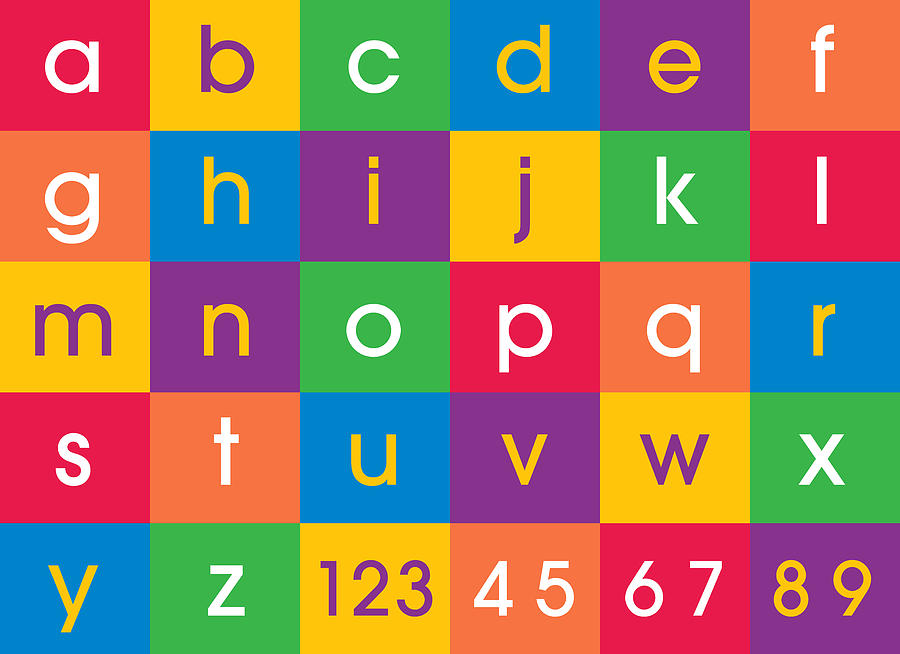
#> input picture c_02/letters2.jpg, 900 x 654 px, found by its file name
$ python '03 photo morphological operations.py'
#> lines starting #> are read from the running program, lines starting #| are printed output that depends on the picture; after the words box and inside, x2 and y2 are one past the last pixel; in counts of white or black regions, pixels touching at a corner belong together
#################################################################
# more info:
# https://www.geeksforgeeks.org/python-opencv-morphological-operations/
#################################################################
# %%
# import libraries
import cv2
import sys
import numpy as np

# %%
# imshow function
def imshow(title, image):
    cv2.imshow(title,image)
    k = cv2.waitKey(0)#0 infinity waiting time
    if k == ord("s"):
        cv2.imwrite(f"00_{title}_saved.jpg", image)
    cv2.destroyAllWindows()
    return

# %%
# Upload image using cv2.imread in GRAYSCALE
# we need grayscale for binarize the image
img = cv2.imread("letters2.jpg", cv2.IMREAD_GRAYSCALE)
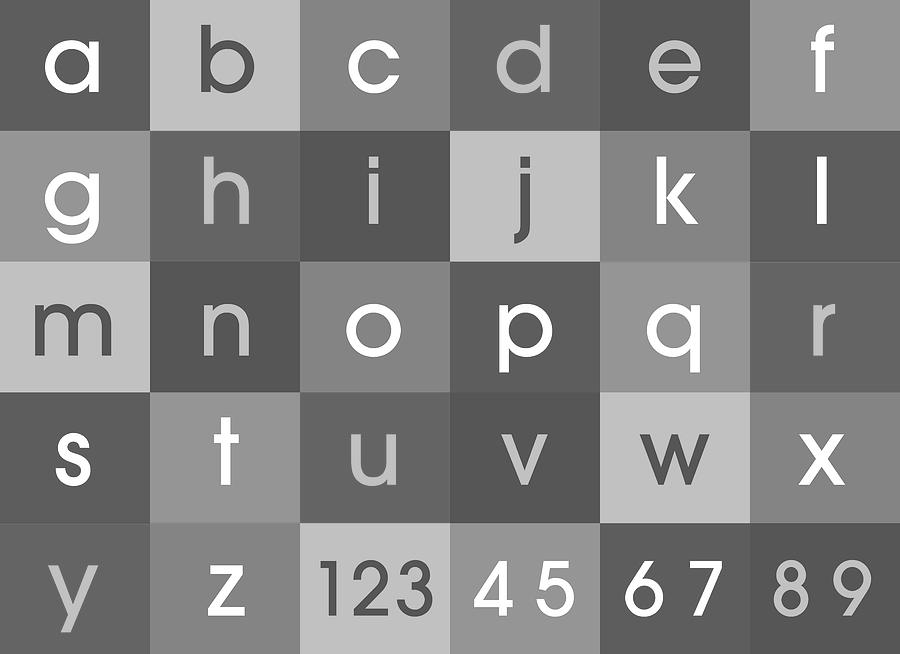
#> img: shape (654, 900); min 28, max 255, mean 130
if img is None:
    sys.exit("Could not read the image.")
imshow("Original_img", img)
#> (key Esc is pressed here)

# %%
# binarize the image and invert the image
# cv2.threshold () a function used for thresholding grayscale images,
# separating regions of interest based on pixel intensity values.
# Pixels with intensity values above threshold are set to a maximum value (usually 255),
# rest are set to a minimum value (usually 0).
# Binary thresholding are set to a maximum value (usually 255), and a minimum value (usually 0).
# Otsu's thresholding is an automatic thresholding technique maximizing the inter-class variance
# more : https://docs.opencv.org/4.x/d7/d4d/tutorial_py_thresholding.html
binr =  cv2.threshold(img, 1, 255, cv2.THRESH_OTSU)[1]
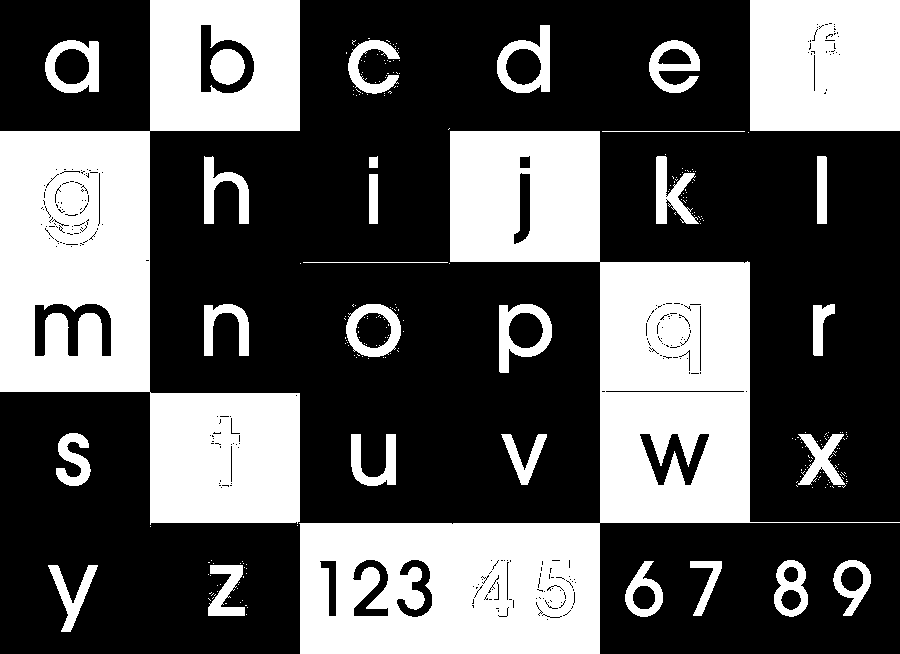
#> binr: shape (654, 900); 36% white; 258 white regions (229 under 20 px), largest, box (x1, y1, x2, y2) and area: (299, 131, 900, 654) 92870, (0, 0, 300, 525) 73320, (750, 0, 900, 131) 19509
binr2 =  cv2.threshold(img, 120, 255, cv2.THRESH_BINARY)[1]
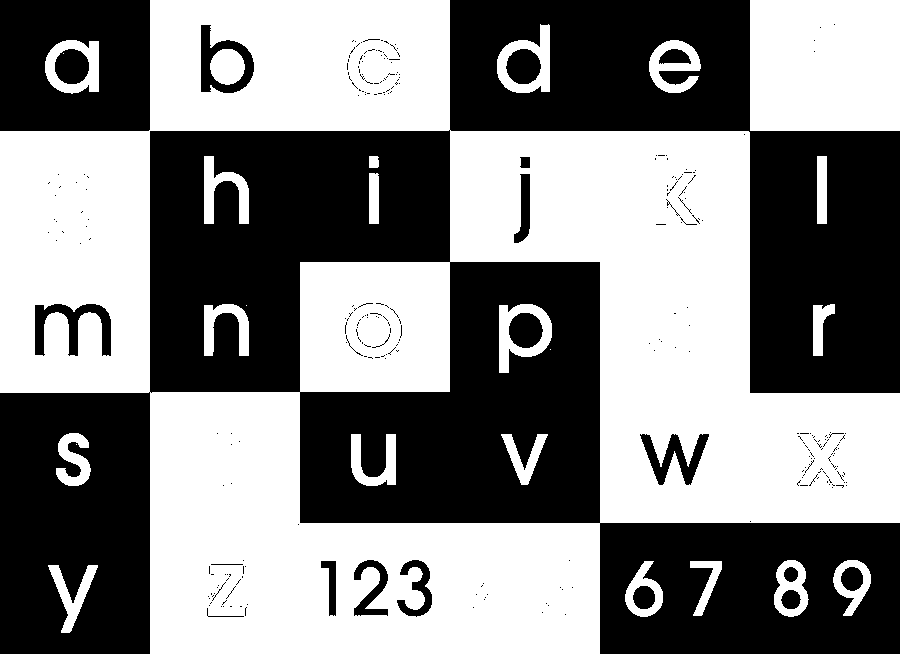
#> binr2: shape (654, 900); 51.7% white; 305 black regions (281 under 20 px), largest, box (x1, y1, x2, y2) and area: (0, 0, 900, 654) 253909, (0, 0, 150, 131) 17160, (35, 304, 111, 356) 1740
# binr = cv2.threshold(img, 1, 255, cv2.THRESH_OTSU)[1]
# Consider an image with only two distinct image values (bimodal image),
# where the histogram would only consist of two peaks.
# A good threshold would be in the middle of those two values.
# Similarly, Otsu's method determines an optimal global threshold value from the image histogram.
imshow("binr", binr)
#> (key Enter is pressed here)
imshow("binr2", binr2)

# %%
# # bitwise inversion of an image
invert = cv2.bitwise_not(binr)
imshow("invert", invert)

# note: white areas have value 255 (1), and black areas have 0 (0),
# thus the erosion operation erodes the white 255 (1) areas (makes them smaller).
# Dilatation works in opposite direction.
# %%
# Erosion
"""
Erosion primarily involves eroding the outer surface (the foreground) of the image.
As binary images only contain two pixels 0 and 255,
it primarily involves eroding the foreground of the image and it is suggested to have the foreground as white.
The thickness of erosion depends on the size and shape of the defined kernel.
"""
# define the kernel
kernel = np.ones((5,5),np.uint8)
# erode the image
erosion = cv2.erode(binr, kernel, iterations = 1)
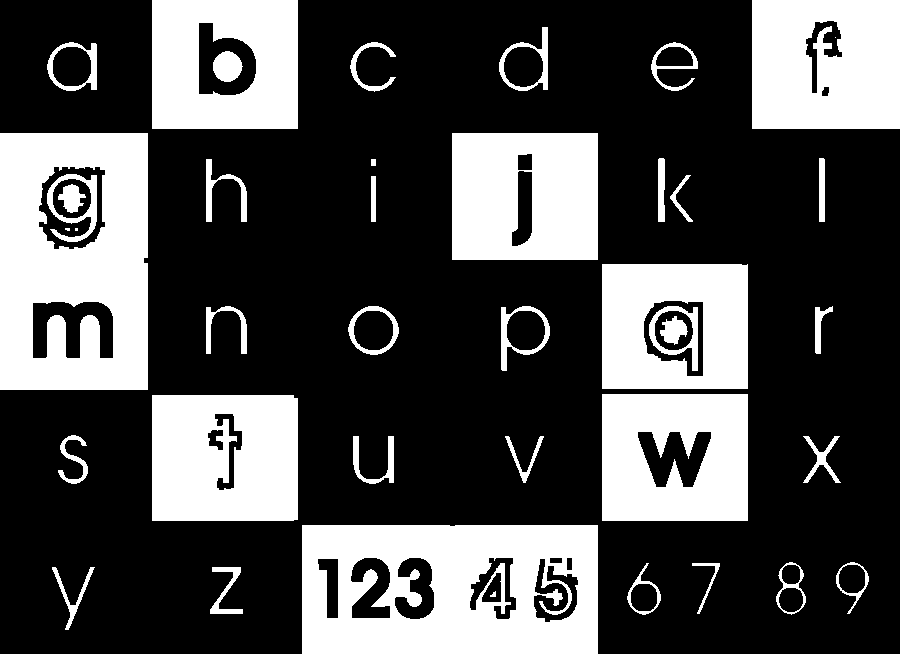
#> erosion: shape (654, 900); 30.1% white; 41 white regions (3 under 20 px), largest, box (x1, y1, x2, y2) and area: (302, 525, 598, 654) 31574, (0, 133, 148, 390) 30855, (752, 0, 900, 129) 18139
# print the output
imshow("erosion", erosion)

# %%
"""
Dilation involves dilating the outer surface (the foreground) of the image.
As binary images only contain two pixels 0 and 255,
it primarily involves expanding the foreground of the image and it is suggested to have the foreground as white.
The thickness of erosion depends on the size and shape of the defined kernel.
"""
# define the kernel
kernel = np.ones((5, 5), np.uint8)
# dilate the image
dilation = cv2.dilate(binr, kernel, iterations = 1)
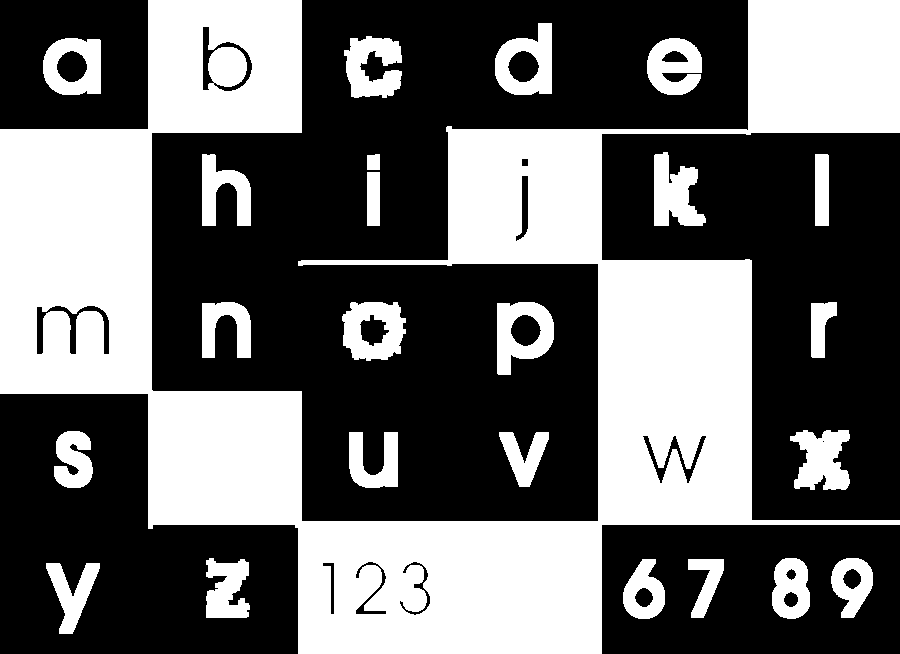
#> dilation: shape (654, 900); 41.2% white; 24 white regions, largest, box (x1, y1, x2, y2) and area: (0, 0, 900, 654) 202329, (342, 302, 406, 361) 2561, (790, 430, 850, 490) 2492
# print the output
imshow("dilation", dilation)
# %%
